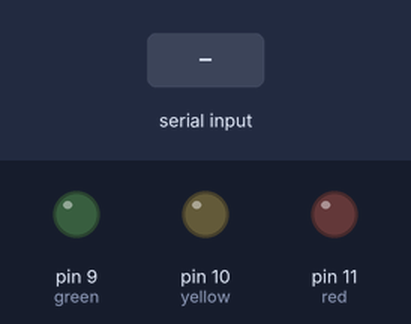
A sketch run on a simulated Arduino Uno, built with avr-gcc and run on an emulated ATmega328P. On the bench: output pins drawn as LEDs (lit = HIGH). The inputs (shaded band) are chosen by the test bench.

Above: at 1.2 s.
1.3 s: "1" received over the second serial link
At 2.4 s:
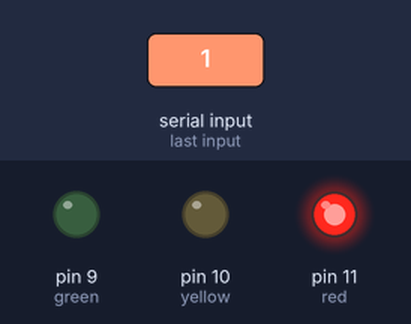
2.8 s: "2" received over the second serial link
At 3.6 s:
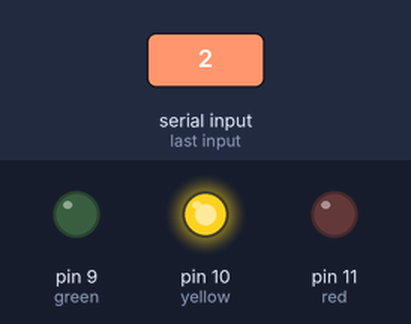
4.3 s: "3" received over the second serial link
At 4.7 s:
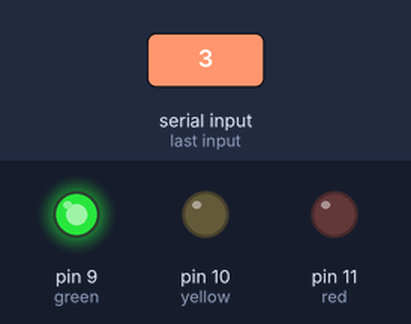
5.8 s: "5" received over the second serial link
At 6.6 s:
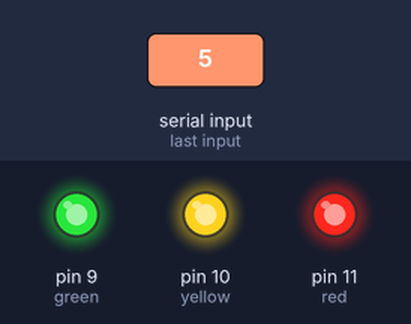
7.3 s: "4" received over the second serial link
At 7.7 s:
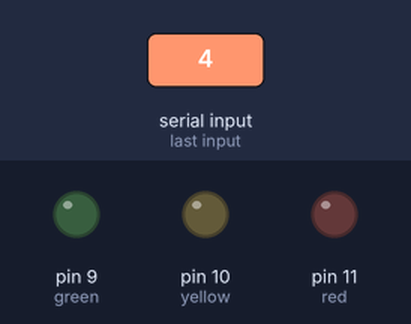
Timing chart, 0 to 9.8 s (numbered marks = the images above; inputs shaded):
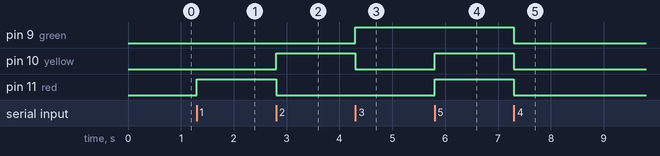

The sketch:

traffic_light.ino
```cpp
#include <SoftwareSerial.h>

SoftwareSerial mySerial(12, 13); // RX, TX
int red = 11 ;
int yellow = 10;
int green = 9;


void setup()
{
  pinMode(red, OUTPUT);
  pinMode(yellow, OUTPUT);
  pinMode(green, OUTPUT);

  mySerial.begin(9600);
  mySerial.println("Traffic Light");
  mySerial.println("1=RED");
  mySerial.println("2=YELLOW");
  mySerial.println("3=GREEN");
  mySerial.println("4 and 5 TEST MODE");
}

void loop()
{
  int no = mySerial.read();
  if (no == '1')
  {
    digitalWrite(red,HIGH);
    digitalWrite(yellow, LOW);
    digitalWrite(green, LOW);
    if (digitalRead(red) == HIGH)
    {
      mySerial.println("RED");
    }

  }
  if (no == '2')
  {
    digitalWrite(yellow, HIGH);
    digitalWrite(red,LOW);
    digitalWrite(green, LOW);
    if (digitalRead(yellow) == HIGH)
    {
      mySerial.println("YELLOW");
    }
  }
  if (no == '3')
  {
    digitalWrite(green, HIGH);
    digitalWrite(red,LOW);
    digitalWrite(yellow, LOW);
    if (digitalRead(green) == HIGH)
    {
      mySerial.println("GREEN");
    }

  }

  if (no == '4')
  {
    digitalWrite(red, LOW);
    digitalWrite(yellow, LOW);
    digitalWrite(green, LOW);
    mySerial.println("TEST MODE ALL LIGHTS OFF");
  }
  if (no == '5')
  {
    digitalWrite(red, HIGH);
    digitalWrite(yellow, HIGH);
    digitalWrite(green, HIGH);
    mySerial.println("TEST MODE ALL LIGHTS ON");
  }
}
```

Measured:
- after the input at 1.3 s, pin 11 (red): LOW → HIGH at once
- after the input at 2.8 s, pin 10 (yellow): LOW → HIGH at once; pin 11 (red): HIGH → LOW at once
- after the input at 4.3 s, pin 9 (green): LOW → HIGH at once; pin 10 (yellow): HIGH → LOW at once
- after the input at 5.8 s, pin 10 (yellow), pin 11 (red): LOW → HIGH at once
- after the input at 7.3 s, pin 9 (green), pin 10 (yellow), pin 11 (red): HIGH → LOW at once
